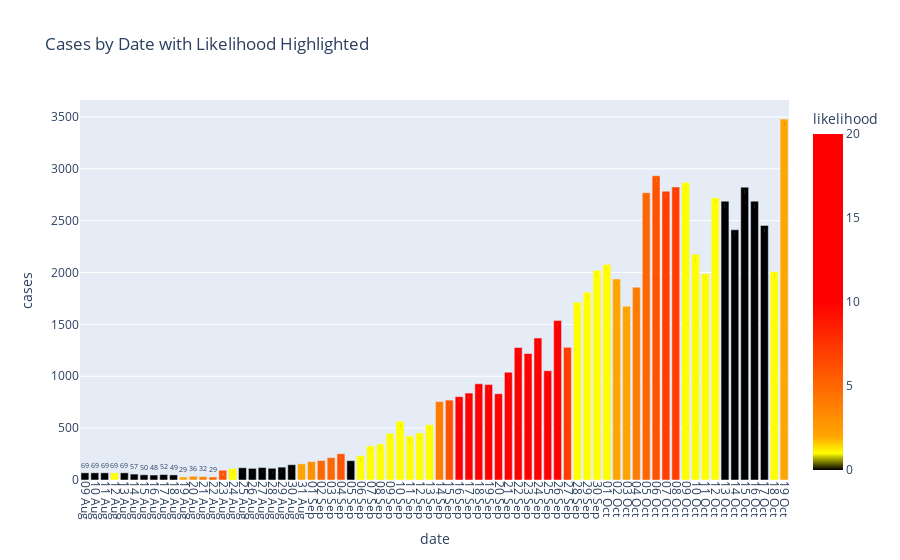

Source (notebook cell):
### Code cell
import plotly.express as px

# Assuming df2 is your DataFrame with the 'likelihood' column
fig = px.bar(df2, 
             x='date',
             y='cases',
             color='likelihood',
             text_auto=True,
             color_continuous_scale=[
                 [0.0, 'black'],   # Black for 0
                 [0.05, 'yellow'], # Yellow for values close to 1
                 [0.10, 'orange'], # Keep yellow until a little after 1
                 [0.5, 'red'],  # Continue yellow
                 [1.0, 'red']      # Red at higher values like 20
             ],
             range_color=[0, 20],  # Adjust the range to fit your likelihood values
             title="Cases by Date with Likelihood Highlighted",
            )

fig.update_layout(
    xaxis=dict(
        tickangle=90,  # Rotate labels by 45 degrees (adjust as needed)
        tickmode='array',  # Ensure all tick labels are shown
        tickvals=df2['date'],  # Show all dates on the x-axis
        tickformat='%d %b'
    )
)

# Show the plot
fig.show()

### Figure 1 — Plotly figure (JSON) as saved in the notebook; plotly's stock layout.template omitted (floating-point values rounded to 4 significant figures)
{"data": [{"alignmentgroup": "True", "hovertemplate": "date=%{x}<br>cases=%{y}<br>likelihood=%{marker.color}<extra></extra>", "legendgroup": "", "marker": {"color": [0, 0, 0, 1, 0, 0, 0, 0, 0, 0, 2, 3, 4, 5, 6, 1, 0, 0, 0, 0, 0, 0, 2, 3, 5, 5, 6, 0, 1, 1, 1, 1, 1, 1, 1, 1, 4, 6, 10, 14, 21, 20, 20, 20, 20, 20, 18, 15, 11, 7, 1, 1, 1, 1, 2, 2, 4, 5, 6, 7, 7, 1, 1, 1, 1, 0, 0, 0, 0, 0, 1, 2], "coloraxis": "coloraxis", "pattern": {"shape": ""}}, "name": "", "offsetgroup": "", "orientation": "v", "showlegend": false, "textposition": "auto", "texttemplate": "%{y}", "type": "bar", "x": ["2021-08-09T00:00:00", "2021-08-10T00:00:00", "2021-08-11T00:00:00", "2021-08-12T00:00:00", "2021-08-13T00:00:00", "2021-08-14T00:00:00", "2021-08-15T00:00:00", "2021-08-16T00:00:00", "2021-08-17T00:00:00", "2021-08-18T00:00:00", "2021-08-19T00:00:00", "2021-08-20T00:00:00", "2021-08-21T00:00:00", "2021-08-22T00:00:00", "2021-08-23T00:00:00", "2021-08-24T00:00:00", "2021-08-25T00:00:00", "2021-08-26T00:00:00", "2021-08-27T00:00:00", "2021-08-28T00:00:00", "2021-08-29T00:00:00", "2021-08-30T00:00:00", "2021-08-31T00:00:00", "2021-09-01T00:00:00", "2021-09-02T00:00:00", "2021-09-03T00:00:00", "2021-09-04T00:00:00", "2021-09-05T00:00:00", "2021-09-06T00:00:00", "2021-09-07T00:00:00", "2021-09-08T00:00:00", "2021-09-09T00:00:00", "2021-09-10T00:00:00", "2021-09-11T00:00:00", "2021-09-12T00:00:00", "2021-09-13T00:00:00", "2021-09-14T00:00:00", "2021-09-15T00:00:00", "2021-09-16T00:00:00", "2021-09-17T00:00:00", "2021-09-18T00:00:00", "2021-09-19T00:00:00", "2021-09-20T00:00:00", "2021-09-21T00:00:00", "2021-09-22T00:00:00", "2021-09-23T00:00:00", "2021-09-24T00:00:00", "2021-09-25T00:00:00", "2021-09-26T00:00:00", "2021-09-27T00:00:00", "2021-09-28T00:00:00", "2021-09-29T00:00:00", "2021-09-30T00:00:00", "2021-10-01T00:00:00", "2021-10-02T00:00:00", "2021-10-03T00:00:00", "2021-10-04T00:00:00", "2021-10-05T00:00:00", "2021-10-06T00:00:00", "2021-10-07T00:00:00", "2021-10-08T00:00:00", "2021-10-09T00:00:00", "2021-10-10T00:00:00", "2021-10-11T00:00:00", "2021-10-12T00:00:00", "2021-10-13T00:00:00", "2021-10-14T00:00:00", "2021-10-15T00:00:00", "2021-10-16T00:00:00", "2021-10-17T00:00:00", "2021-10-18T00:00:00", "2021-10-19T00:00:00"], "xaxis": "x", "y": [69, 69, 69, 69, 69, 57, 50, 48, 52, 49, 29, 36, 32, 29, 94, 111, 118, 112, 120, 113, 124, 147, 156, 177, 188, 216, 253, 186, 235, 328, 347, 450, 568, 423.2, 454, 533, 756, 770, 803, 838, 927, 920, 832, 1039, 1277, 1219, 1369, 1053, 1537, 1279, 1713, 1811, 2023, 2077, 1938, 1676, 1859, 2769, 2933, 2784, 2825, 2868, 2176, 1989, 2721, 2688, 2412, 2823, 2688, 2454, 2008, 3480], "yaxis": "y"}], "layout": {"barmode": "relative", "coloraxis": {"cmax": 20, "cmin": 0, "colorbar": {"title": {"text": "likelihood"}}, "colorscale": [[0, "black"], [0.05, "yellow"], [0.1, "orange"], [0.5, "red"], [1, "red"]]}, "legend": {"tracegroupgap": 0}, "title": {"text": "Cases by Date with Likelihood Highlighted"}, "xaxis": {"anchor": "y", "domain": [0, 1], "tickangle": 90, "tickformat": "%d %b", "tickmode": "array", "tickvals": ["2021-08-09T00:00:00", "2021-08-10T00:00:00", "2021-08-11T00:00:00", "2021-08-12T00:00:00", "2021-08-13T00:00:00", "2021-08-14T00:00:00", "2021-08-15T00:00:00", "2021-08-16T00:00:00", "2021-08-17T00:00:00", "2021-08-18T00:00:00", "2021-08-19T00:00:00", "2021-08-20T00:00:00", "2021-08-21T00:00:00", "2021-08-22T00:00:00", "2021-08-23T00:00:00", "2021-08-24T00:00:00", "2021-08-25T00:00:00", "2021-08-26T00:00:00", "2021-08-27T00:00:00", "2021-08-28T00:00:00", "2021-08-29T00:00:00", "2021-08-30T00:00:00", "2021-08-31T00:00:00", "2021-09-01T00:00:00", "2021-09-02T00:00:00", "2021-09-03T00:00:00", "2021-09-04T00:00:00", "2021-09-05T00:00:00", "2021-09-06T00:00:00", "2021-09-07T00:00:00", "2021-09-08T00:00:00", "2021-09-09T00:00:00", "2021-09-10T00:00:00", "2021-09-11T00:00:00", "2021-09-12T00:00:00", "2021-09-13T00:00:00", "2021-09-14T00:00:00", "2021-09-15T00:00:00", "2021-09-16T00:00:00", "2021-09-17T00:00:00", "2021-09-18T00:00:00", "2021-09-19T00:00:00", "2021-09-20T00:00:00", "2021-09-21T00:00:00", "2021-09-22T00:00:00", "2021-09-23T00:00:00", "2021-09-24T00:00:00", "2021-09-25T00:00:00", "2021-09-26T00:00:00", "2021-09-27T00:00:00", "2021-09-28T00:00:00", "2021-09-29T00:00:00", "2021-09-30T00:00:00", "2021-10-01T00:00:00", "2021-10-02T00:00:00", "2021-10-03T00:00:00", "2021-10-04T00:00:00", "2021-10-05T00:00:00", "2021-10-06T00:00:00", "2021-10-07T00:00:00", "2021-10-08T00:00:00", "2021-10-09T00:00:00", "2021-10-10T00:00:00", "2021-10-11T00:00:00", "2021-10-12T00:00:00", "2021-10-13T00:00:00", "2021-10-14T00:00:00", "2021-10-15T00:00:00", "2021-10-16T00:00:00", "2021-10-17T00:00:00", "2021-10-18T00:00:00", "2021-10-19T00:00:00"], "title": {"text": "date"}}, "yaxis": {"anchor": "x", "domain": [0, 1], "title": {"text": "cases"}}}}
